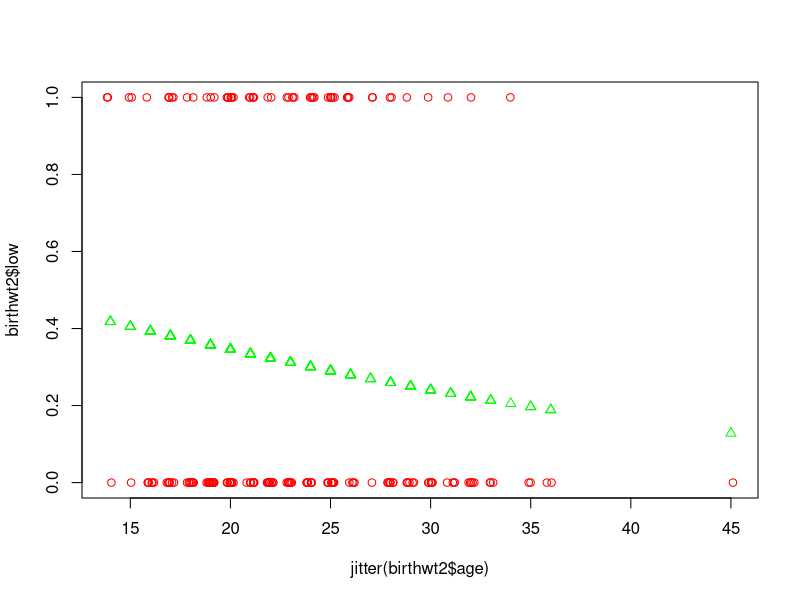

Write R code to recreate this figure.
## Code Lecture 3

# Create a list
j <- list(name = 'Joe', salary = 55000, union = T)
j

# Access the list
j$salary
j[['salary']]
j[[2]]

# Not using square brackes
j['salary']
j[2]
j[1:2]


# Add a new component
j$sales <- c(10400, 12300, 13700) 
j[[5]] <- 'Manager' 
j

# Delete it
j[[5]] <- NULL
j

# length
length(j)
length(j$sales) 

# Find names or structure
names(j)
str(j) 

# Turn into a vector
unlist(j) 
mode(unlist(j))
unname(unlist(j))
unlist(j, use.names = FALSE)

# Use lapply on list
lapply(list(1:3, 25:29), median)

# And sapply
sapply(list(1:3, 25:29), median)

# A list within a list
list(a = 1, b = 2, c = list(d = 3, e = 4))

# A matrix in a list
list(a = 1, b = matrix(c(1, 2, 3, 4), ncol = 2, nrow = 2))

##########################

# Extended example - text concordance

firstpar <- "It was a bright cold day in April and the clocks were striking thirteen Winston Smith his chin nuzzled into his breast in an effort to escape the vile wind slipped quickly through the glass doors of Victory Mansions though not quickly enough to prevent a swirl of gritty dust from entering along with him"

  findwords <- function(tf) {
    txt <- unlist(strsplit(tf, ' ')) # Read in the words from the text and separate into a vector
    wl <- list() # Create a list to store the words and their positions
    for(i in 1:length(txt)) { # Loop through each word
      wrd <- txt[i]  # Get the current word
      wl[[wrd]] <- c(wl[[wrd]], i) # Add its position to the list with the appropriate tag
      }
    return(wl) # Return the answer as a list
  }

findwords(firstpar)

# use the head function to visualise the first 5 components

head(findwords(firstpar), 5)


# Simple sort alphabetically function

alphawl <- function(wrdlst) {
  nms <- names(wrdlst) # Find the tags of the list
  sn <- sort(nms) # Sort them alphabetically
  return(wrdlst[sn]) # Return them
  }
alphawl(findwords(firstpar))

# or sort by frequency

freqwl <- function(wrdlst) {
  freqs <- sapply(wrdlst, length) # Find the freq of each word
  return(wrdlst[order(freqs)]) # Return them in order
}
freqwl(findwords(firstpar)) 

freqwl <- function(wrdlst) {
  freqs <- sapply(wrdlst, length) # Find the freq of each word
  rev(return(wrdlst[order(freqs)]))  # Return them in order
}
freqwl(findwords(firstpar)) 


##########################

# Data Frames

# Simple example

kids <- c('Jack', 'Jill')
ages <- c(12, 10)
d <- data.frame(kids, ages) 
d
mode(d)

# Access it
d[[2]]
d$kids[1]

str(d)

# Load in the data frame women containing height (inches) and weight (lbs) of 15 women

data(women)
str(women)

# Extract parts of it
women[1:2,]
women[women$height > 70,]
subset(women, weight < 130)

# Look at complete.cases
women[1,1] <- women[13,2] <- NA # insert NA
women # check it
women[complete.cases(women),]

# Add in extra columns
data(women) # Reload the data in again to get rid of the NA values created above
women2 <- cbind(women, letters[1:15])
women2
women3 <- rbind(women, c(73, 166))
women3
women4 <- cbind(women, women$height * 2.54, women$weight * 0.45)
names(women4) <- c('heightin', 'weightin', 'heightcm', 'weightkg')
women4
women$heightcm <- women$height * 2.54
women

# Merging data frames
d1 <- data.frame(kids = c('Jack', 'Jill', 'Jillian', 'John'),
  county = c('Dublin', 'Cork', 'Donegal', 'Kerry'))

d2 <- data.frame(ages = c(10, 7, 12), 
  kids = c('Jill', 'Lillian', 'Jack'))
merge(d1, d2)

##
# From Screencast SC2

# Matching with different variable names
d3 <- data.frame(age = c(10, 7, 12), 
  names = c('Jill', 'Lillian', 'Jack'))

merge(d1, d3, by.x = 'kids', by.y = 'names')

# Be careful matching with duplicates
d4 <- rbind(d2, list(15, 'Jill')) # d4 now contains two Jills
merge(d1, d4)
# The merge now thinks both Jills come from Cork

# Using lapply on a data frame
lapply(d, sort)
data.frame(lapply(d, sort)) 

##########################

# Extended example - birthwt data with logistic regression

# load the library MASS
library(MASS)

# check the dataset
help(birthwt)
str(birthwt)

# Drop 2 of the columns
birthwt2 <- birthwt[,-c(4, 10)]
head(birthwt2) # check the first 6 lines of the new dataset

# Write a function
logfun <- function(x) {
    glm(birthwt2$low ~ x, family = binomial)$coef
}
sapply(birthwt2[,-1], logfun)

# Plot of low birthwt against age

mod <- glm(birthwt2$low ~ birthwt2$age, family = binomial)$coef
plot(jitter(birthwt2$age), birthwt2$low, col = "red")
points(birthwt2$age, 
  1 / (1 + exp(-(mod[1] + mod[2] * birthwt2$age))), 
  pch = 2, col = "green")

# check the jitter function
?jitter
